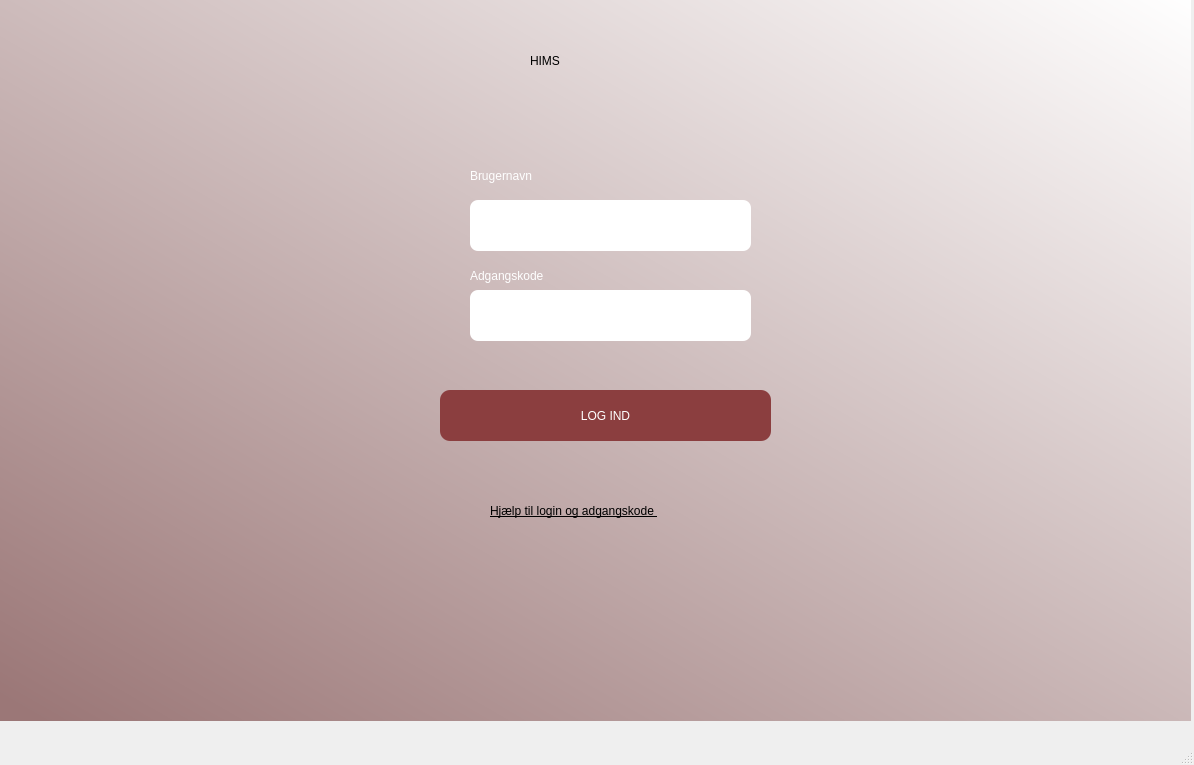
<?xml version="1.0" encoding="UTF-8"?>
<ui version="4.0">
 <class>MainWindow</class>
 <widget class="QMainWindow" name="MainWindow">
  <property name="geometry">
   <rect>
    <x>0</x>
    <y>0</y>
    <width>1194</width>
    <height>765</height>
   </rect>
  </property>
  <property name="windowTitle">
   <string>MainWindow</string>
  </property>
  <widget class="QWidget" name="centralwidget">
   <widget class="QWidget" name="widget" native="true">
    <property name="geometry">
     <rect>
      <x>0</x>
      <y>0</y>
      <width>1191</width>
      <height>721</height>
     </rect>
    </property>
    <property name="styleSheet">
     <string notr="true">QWidget#widget{
background-color: qlineargradient(spread:pad, x1:0.0348259, y1:1, x2:1, y2:0, stop:0 rgba(155, 119, 119, 255), stop:1 rgba(255, 255, 255, 255));}</string>
    </property>
    <widget class="QLabel" name="label">
     <property name="geometry">
      <rect>
       <x>530</x>
       <y>10</y>
       <width>121</width>
       <height>101</height>
      </rect>
     </property>
     <property name="styleSheet">
      <string notr="true">font: 75 28pt &quot;Constantia&quot;;</string>
     </property>
     <property name="text">
      <string>HIMS</string>
     </property>
    </widget>
    <widget class="QPushButton" name="pushButton">
     <property name="geometry">
      <rect>
       <x>440</x>
       <y>390</y>
       <width>331</width>
       <height>51</height>
      </rect>
     </property>
     <property name="styleSheet">
      <string notr="true">border-radius: 10px;
font: 75 16pt &quot;MS Shell Dlg 2&quot;;
background-color: rgb(139, 62, 63);
color: rgb(255, 255, 255);</string>
     </property>
     <property name="text">
      <string>LOG IND</string>
     </property>
    </widget>
    <widget class="QLineEdit" name="lineEdit">
     <property name="geometry">
      <rect>
       <x>470</x>
       <y>200</y>
       <width>281</width>
       <height>51</height>
      </rect>
     </property>
     <property name="styleSheet">
      <string notr="true">border-radius: 8px;</string>
     </property>
    </widget>
    <widget class="QLineEdit" name="lineEdit_2">
     <property name="geometry">
      <rect>
       <x>470</x>
       <y>290</y>
       <width>281</width>
       <height>51</height>
      </rect>
     </property>
     <property name="styleSheet">
      <string notr="true">border-radius: 8px;</string>
     </property>
    </widget>
    <widget class="QLabel" name="label_2">
     <property name="geometry">
      <rect>
       <x>470</x>
       <y>160</y>
       <width>121</width>
       <height>31</height>
      </rect>
     </property>
     <property name="styleSheet">
      <string notr="true">font: 12pt &quot;MS Shell Dlg 2&quot;;
color: rgb(255, 255, 255);</string>
     </property>
     <property name="text">
      <string>Brugernavn</string>
     </property>
    </widget>
    <widget class="QLabel" name="label_3">
     <property name="geometry">
      <rect>
       <x>470</x>
       <y>260</y>
       <width>121</width>
       <height>31</height>
      </rect>
     </property>
     <property name="styleSheet">
      <string notr="true">font: 12pt &quot;MS Shell Dlg 2&quot;;
color: rgb(255, 255, 255);</string>
     </property>
     <property name="text">
      <string>Adgangskode</string>
     </property>
    </widget>
    <widget class="QLabel" name="label_4">
     <property name="geometry">
      <rect>
       <x>490</x>
       <y>500</y>
       <width>231</width>
       <height>21</height>
      </rect>
     </property>
     <property name="styleSheet">
      <string notr="true">font: 10pt &quot;MS Shell Dlg 2&quot;;
text-decoration: underline;</string>
     </property>
     <property name="text">
      <string>Hjælp til login og adgangskode </string>
     </property>
    </widget>
   </widget>
  </widget>
  <widget class="QMenuBar" name="menubar">
   <property name="geometry">
    <rect>
     <x>0</x>
     <y>0</y>
     <width>1194</width>
     <height>26</height>
    </rect>
   </property>
  </widget>
  <widget class="QStatusBar" name="statusbar"/>
 </widget>
 <resources/>
 <connections/>
</ui>
